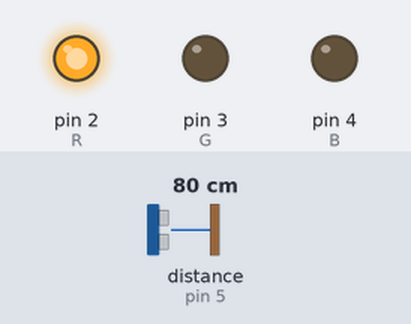
A sketch run on a simulated Arduino Uno, built with avr-gcc and run on an emulated ATmega328P. On the bench: output pins drawn as LEDs (lit = HIGH). Wiring (inferred from the names in the program): ultrasonic range finder: trigger pin 6; echo pin 5. The test bench sets the inputs (shaded band); at power-on: distance to the obstacle (sensor on pin 5) 80 cm. The echo pulse lasts 58.3 µs per cm; pins used as bus, display or sensor lines are not drawn.

Above: at 1.2 s.
1.3 s: distance to the obstacle (sensor on pin 5) set to 97 cm
2.8 s: distance to the obstacle (sensor on pin 5) set to 106 cm
At 3.7 s:
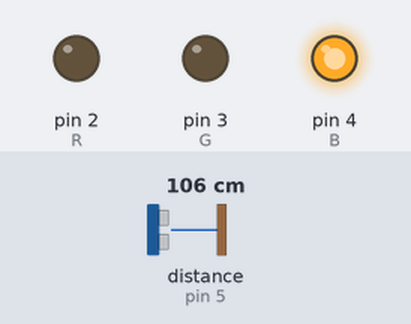
4.3 s: distance to the obstacle (sensor on pin 5) set to 250 cm
At 5.2 s:
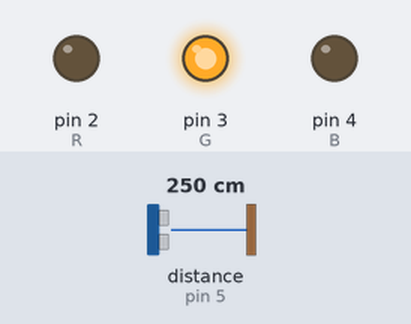
5.8 s: distance to the obstacle (sensor on pin 5) set to 2 cm
At 7.0 s:
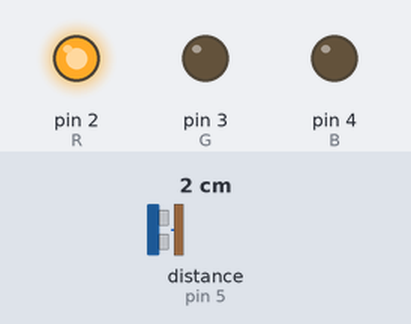
7.3 s: distance to the obstacle (sensor on pin 5) set to 120 cm
At 8.2 s:
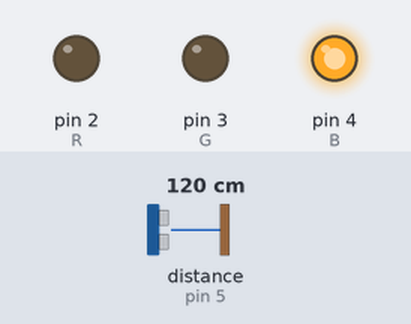
Timing chart, 0 to 9.8 s (numbered marks = the images above; inputs shaded):
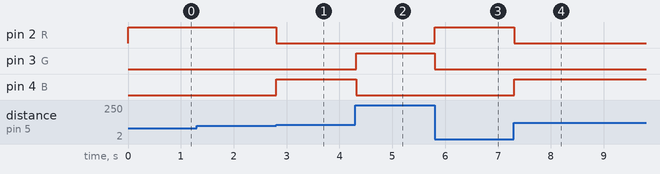

The sketch:

code.ino
```cpp
// C++ code
int trigpin = 6; // Trigger connected to pin 6
int echopin = 5; // Echo connected to pin 5

int R = 2;
int G = 3;
int B = 4;
float distance;
long int duration;

void setup()  // repeat only once
{

   pinMode(trigpin,OUTPUT);  // Trigger pin set as output
   pinMode(echopin,INPUT);   // Echo pin set as input
   pinMode(R,OUTPUT);
   pinMode(G,OUTPUT);
   pinMode(B,OUTPUT);

}

void loop()   // repeat continuously
{

  digitalWrite(trigpin, LOW);  // Trig pin cleared (garbage value clear)
  delayMicroseconds(2); // Delay of 2 micro second given

  digitalWrite(trigpin, HIGH);//Trig pin set as highi.e signal Transmission
  delayMicroseconds(10);  // delay of 10microsecond
  digitalWrite(trigpin, LOW); // Trig low again

  	duration = pulseIn(echopin, HIGH);
  //time between transmission and reception of signal

  // calculating distance
    distance =  .0343 * (duration / 2);
  // divide by 2 to get one way distance not total
  // .0343 to convert in cm as time come in microsecond

  if(distance > 0 && distance <= 100)
  {
        digitalWrite(G,LOW);
        digitalWrite(B,LOW);
        digitalWrite(R,HIGH);
  }

  else if(distance >100 && distance <= 200)
  {
        digitalWrite(R,LOW);
        digitalWrite(G,LOW);
        digitalWrite(B,HIGH);
  }

  else if(distance > 200 && distance <= 300 )
  {
        digitalWrite(R,LOW);
        digitalWrite(B,LOW);
        digitalWrite(G,HIGH);
  }

}
```

Measured:
- the behaviour switches between 100 and 101 cm on distance to the obstacle (sensor on pin 5) (found by bisection; images 0 and 1)
- after the input at 1.3 s, every drawn part: stays the same
- after the input at 2.8 s, pin 2 (R): HIGH → LOW at once; pin 4 (B): LOW → HIGH at once
- after the input at 4.3 s, pin 3 (G): LOW → HIGH at once; pin 4 (B): HIGH → LOW at once
- after the input at 5.8 s, pin 2 (R): LOW → HIGH at once; pin 3 (G): HIGH → LOW at once
- after the input at 7.3 s, pin 2 (R): HIGH → LOW at once; pin 4 (B): LOW → HIGH at once
